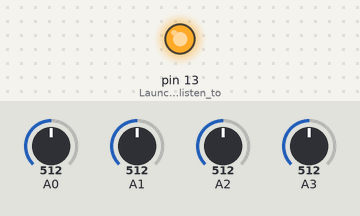
Recording of a sketch running on a simulated Arduino Uno, built with avr-gcc and run on an emulated ATmega328P. Parts: output pins drawn as LEDs (lit = HIGH). Inputs (shaded band) come from the test bench; at power-on: A0 = 512, A1 = 512, A2 = 512, A3 = 512.

Above: at 0.1 s.
Timing chart, 0 to 1.6 s (numbered marks = the images above):
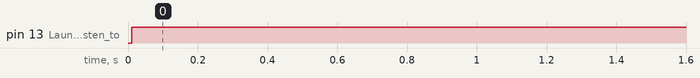

The sketch:

drums_final.ino
```cpp
//library initialisation
#include <MIDI.h>
#define snareDrum analogRead(A0)
#define bassDrum analogRead(A1)
#define openHat analogRead(A2)
#define closeHat analogRead(A3)
MIDI_CREATE_DEFAULT_INSTANCE();

//Variables
int pressure;
int threshold = 300;
int outputVolume;
unsigned long previousTime = 0;
const long interval = 10;
void setup() {
  Serial.begin(115200);
  pinMode(LED_BUILTIN, OUTPUT);  // Launch MIDI and listen to channel 4
}

void loop() {
  snare();
  bass();
  open();
  close();
}

void snare() {
  unsigned long currentTime = millis();
  int hitVal = snareDrum;
  outputVolume = map(hitVal, 0, 1023, 0, 127);
  if (currentTime - previousTime >= interval) {
    if (snareDrum > threshold)  // If we have received a message
    {
      digitalWrite(LED_BUILTIN, HIGH);
      MIDI.sendNoteOn(38, outputVolume, 1);  // Send a Note
    }
  } else {
    MIDI.sendNoteOff(38, 0, 1);  // Stop the note
    digitalWrite(LED_BUILTIN, LOW);
  }
}
void bass() {
  unsigned long currentTime = millis();
  int hitVal = bassDrum;
  outputVolume = map(hitVal, 0, 1023, 0, 127);
  if (currentTime - previousTime >= interval) {
    if (bassDrum > threshold)  // If we have received a message
    {
      digitalWrite(LED_BUILTIN, HIGH);
      MIDI.sendNoteOn(36, outputVolume, 1);  // Send a Note
    }
  } else {
    MIDI.sendNoteOff(36, 0, 1);  // Stop the note
    digitalWrite(LED_BUILTIN, LOW);
  }
}
void open() {
  unsigned long currentTime = millis();
  int hitVal = openHat;
  outputVolume = map(hitVal, 0, 1023, 0, 127);
  if (currentTime - previousTime >= interval) {
    if (openHat > threshold)  // If we have received a message
    {
      digitalWrite(LED_BUILTIN, HIGH);
      MIDI.sendNoteOn(56, outputVolume, 1);  // Send a Note
    }
  } else {
    MIDI.sendNoteOff(56, 0, 1);  // Stop the note
    digitalWrite(LED_BUILTIN, LOW);
  }
}
void close() {
  unsigned long currentTime = millis();
  int hitVal = closeHat;
  outputVolume = map(hitVal, 0, 1023, 0, 127);
  if (currentTime - previousTime >= interval) {
    if (closeHat > threshold)  // If we have received a message
    {
      digitalWrite(LED_BUILTIN, HIGH);
      MIDI.sendNoteOn(50, outputVolume, 1);  // Send a Note
    }
  } else {
    MIDI.sendNoteOff(50, 0, 1);  // Stop the note
    digitalWrite(LED_BUILTIN, LOW);
  }
}
```

Measured:
- by itself, pin 13 (Launch_MIDI_and_listen_to): LOW → HIGH at 0.01 s
